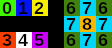

Tiled map render using the project's own tile images. Description and the whole map definition, tile-layer contents included, below:
An orthogonal 7x3 tile map with 16x16 px tiles, 1 tile layer (1).

<map version="1.9" tiledversion="1.9.2" orientation="orthogonal" renderorder="right-down" width="7" height="3" tilewidth="16" tileheight="16" infinite="0" nextlayerid="2" nextobjectid="1">
 <tileset firstgid="1" name="test_rotations" tilewidth="16" tileheight="16" spacing="4" margin="4" tilecount="9" columns="3">
  <image source="../test_rotations.png" width="64" height="64" />
  <tile id="0">
   <animation>
    <frame tileid="0" duration="1000" />
    <frame tileid="1" duration="1000" />
    <frame tileid="2" duration="1000" />
    <frame tileid="3" duration="1000" />
    <frame tileid="4" duration="1000" />
    <frame tileid="5" duration="1000" />
    <frame tileid="6" duration="1000" />
    <frame tileid="7" duration="1000" />
    <frame tileid="8" duration="1000" />
   </animation>
  </tile>
  <tile id="1">
   <animation>
    <frame tileid="0" duration="500" />
    <frame tileid="1" duration="500" />
    <frame tileid="2" duration="500" />
    <frame tileid="3" duration="500" />
    <frame tileid="4" duration="500" />
    <frame tileid="5" duration="500" />
    <frame tileid="6" duration="500" />
    <frame tileid="7" duration="500" />
    <frame tileid="8" duration="500" />
   </animation>
  </tile>
  <tile id="2">
   <animation>
    <frame tileid="0" duration="250" />
    <frame tileid="1" duration="250" />
    <frame tileid="2" duration="250" />
    <frame tileid="3" duration="250" />
    <frame tileid="4" duration="250" />
    <frame tileid="5" duration="250" />
    <frame tileid="6" duration="250" />
    <frame tileid="7" duration="250" />
    <frame tileid="8" duration="250" />
   </animation>
  </tile>
  <tile id="3">
   <animation>
    <frame tileid="0" duration="200" />
    <frame tileid="1" duration="300" />
    <frame tileid="2" duration="400" />
    <frame tileid="3" duration="500" />
    <frame tileid="4" duration="600" />
    <frame tileid="5" duration="700" />
    <frame tileid="6" duration="800" />
    <frame tileid="7" duration="900" />
    <frame tileid="8" duration="1000" />
   </animation>
  </tile>
  <tile id="4">
   <animation>
    <frame tileid="0" duration="250" />
    <frame tileid="1" duration="250" />
    <frame tileid="1" duration="250" />
    <frame tileid="2" duration="250" />
    <frame tileid="2" duration="250" />
    <frame tileid="2" duration="250" />
    <frame tileid="2" duration="250" />
    <frame tileid="3" duration="250" />
    <frame tileid="3" duration="250" />
    <frame tileid="3" duration="250" />
    <frame tileid="3" duration="250" />
    <frame tileid="3" duration="250" />
    <frame tileid="3" duration="250" />
    <frame tileid="3" duration="250" />
    <frame tileid="3" duration="250" />
    <frame tileid="4" duration="250" />
    <frame tileid="4" duration="250" />
    <frame tileid="4" duration="250" />
    <frame tileid="4" duration="250" />
    <frame tileid="4" duration="250" />
    <frame tileid="4" duration="250" />
    <frame tileid="4" duration="250" />
    <frame tileid="4" duration="250" />
    <frame tileid="4" duration="250" />
    <frame tileid="4" duration="250" />
    <frame tileid="4" duration="250" />
    <frame tileid="4" duration="250" />
    <frame tileid="4" duration="250" />
    <frame tileid="4" duration="250" />
    <frame tileid="4" duration="250" />
    <frame tileid="4" duration="250" />
   </animation>
  </tile>
  <tile id="5">
   <animation>
    <frame tileid="5" duration="500" />
    <frame tileid="4" duration="500" />
    <frame tileid="3" duration="500" />
    <frame tileid="2" duration="500" />
    <frame tileid="1" duration="500" />
    <frame tileid="0" duration="3000" />
   </animation>
  </tile>
  <tile id="6">
   <animation>
    <frame tileid="0" duration="500" />
    <frame tileid="3" duration="500" />
   </animation>
  </tile>
  <tile id="7">
   <animation>
    <frame tileid="3" duration="500" />
    <frame tileid="0" duration="500" />
   </animation>
  </tile>
  <tile id="8">
   <animation>
    <frame tileid="0" duration="250" />
    <frame tileid="3" duration="250" />
   </animation>
  </tile>
 </tileset>
 <layer id="1" name="1" width="7" height="3">
  <data encoding="csv">
1,2,3,0,7,8,7,
0,0,0,0,8,9,8,
4,5,6,0,7,8,7
</data>
 </layer>
</map>
